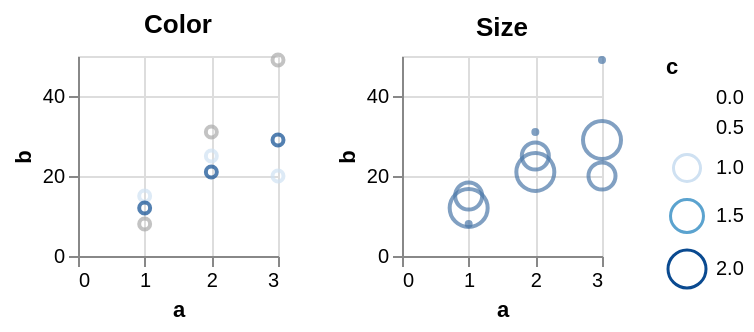

Describe this chart as a Vega-Lite specification.
### Vega-Lite specification from a JSON file in a GitHub repository (floating-point values rounded to 4 significant figures)
{"$schema": "https://vega.github.io/schema/vega-lite/v5.json", "description": "Testing invalid", "data": {"values": [{"a": 1, "b": 15, "c": 1}, {"a": 2, "b": 25, "c": 1}, {"a": 3, "b": 20, "c": 1}, {"a": 1, "b": 12, "c": 2}, {"a": 2, "b": 21, "c": 2}, {"a": 3, "b": 29, "c": 2}, {"a": 1, "b": 8, "c": null}, {"a": 2, "b": 31, "c": null}, {"a": 3, "b": 49, "c": null}]}, "config": {"mark": {"invalid": "filter", "tooltip": true}, "scale": {"invalid": {"color": {"value": "#aaa"}, "size": {"value": 4}}}}, "concat": [{"title": "Color", "width": 100, "height": 100, "mark": "point", "encoding": {"x": {"field": "a", "type": "quantitative"}, "y": {"field": "b", "type": "quantitative"}, "color": {"field": "c", "type": "quantitative"}}}, {"title": "Size", "width": 100, "height": 100, "mark": "point", "encoding": {"x": {"field": "a", "type": "quantitative"}, "y": {"field": "b", "type": "quantitative"}, "size": {"field": "c", "type": "quantitative"}}}]}
